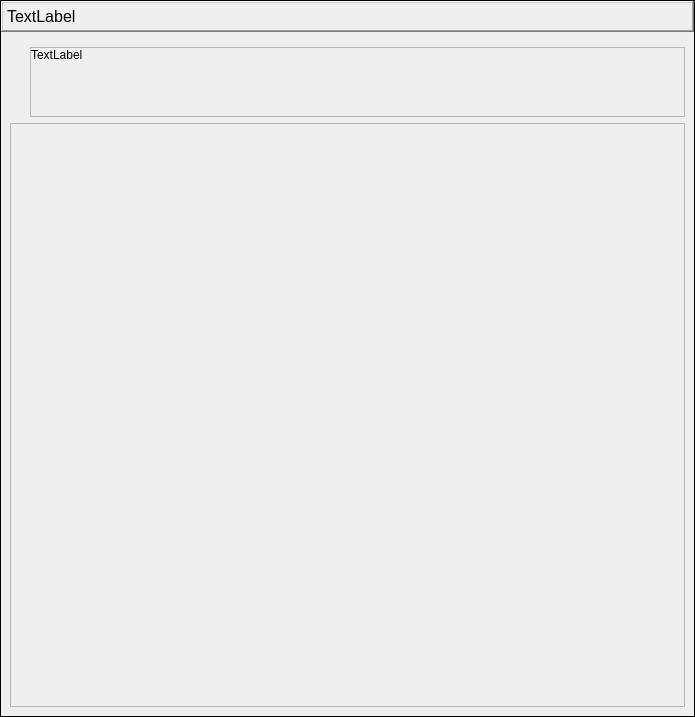
<?xml version="1.0" encoding="UTF-8"?>
<ui version="4.0">
 <class>Form</class>
 <widget class="QDialog" name="Form">
  <property name="geometry">
   <rect>
    <x>0</x>
    <y>0</y>
    <width>695</width>
    <height>717</height>
   </rect>
  </property>
  <property name="windowTitle">
   <string>Form</string>
  </property>
  <layout class="QHBoxLayout" name="horizontalLayout">
   <property name="spacing">
    <number>0</number>
   </property>
   <property name="leftMargin">
    <number>0</number>
   </property>
   <property name="topMargin">
    <number>0</number>
   </property>
   <property name="rightMargin">
    <number>0</number>
   </property>
   <property name="bottomMargin">
    <number>0</number>
   </property>
   <item>
    <widget class="QFrame" name="frame">
     <property name="contextMenuPolicy">
      <enum>Qt::ActionsContextMenu</enum>
     </property>
     <property name="autoFillBackground">
      <bool>false</bool>
     </property>
     <property name="styleSheet">
      <string notr="true"/>
     </property>
     <property name="frameShape">
      <enum>QFrame::Box</enum>
     </property>
     <layout class="QVBoxLayout" name="verticalLayout_3" stretch="0,0">
      <property name="leftMargin">
       <number>0</number>
      </property>
      <property name="topMargin">
       <number>0</number>
      </property>
      <property name="rightMargin">
       <number>0</number>
      </property>
      <property name="bottomMargin">
       <number>0</number>
      </property>
      <item>
       <widget class="QLabel" name="lblTitle">
        <property name="maximumSize">
         <size>
          <width>16777215</width>
          <height>16777215</height>
         </size>
        </property>
        <property name="font">
         <font>
          <pointsize>12</pointsize>
         </font>
        </property>
        <property name="frameShape">
         <enum>QFrame::WinPanel</enum>
        </property>
        <property name="frameShadow">
         <enum>QFrame::Raised</enum>
        </property>
        <property name="text">
         <string>TextLabel</string>
        </property>
        <property name="alignment">
         <set>Qt::AlignLeading|Qt::AlignLeft|Qt::AlignTop</set>
        </property>
       </widget>
      </item>
      <item>
       <layout class="QVBoxLayout" name="verticalLayout" stretch="0,1,0">
        <property name="leftMargin">
         <number>9</number>
        </property>
        <property name="topMargin">
         <number>9</number>
        </property>
        <property name="rightMargin">
         <number>9</number>
        </property>
        <property name="bottomMargin">
         <number>9</number>
        </property>
        <item>
         <layout class="QHBoxLayout" name="horizontalLayout_4" stretch="0,0">
          <item>
           <layout class="QVBoxLayout" name="verticalLayout_2">
            <property name="spacing">
             <number>0</number>
            </property>
            <item>
             <layout class="QVBoxLayout" name="iconHolder">
              <property name="spacing">
               <number>0</number>
              </property>
             </layout>
            </item>
            <item>
             <spacer name="verticalSpacer">
              <property name="orientation">
               <enum>Qt::Vertical</enum>
              </property>
              <property name="sizeHint" stdset="0">
               <size>
                <width>20</width>
                <height>40</height>
               </size>
              </property>
             </spacer>
            </item>
           </layout>
          </item>
          <item>
           <widget class="QScrollArea" name="scrollArea">
            <property name="widgetResizable">
             <bool>true</bool>
            </property>
            <widget class="QWidget" name="scrollAreaWidgetContents">
             <property name="geometry">
              <rect>
               <x>0</x>
               <y>0</y>
               <width>643</width>
               <height>69</height>
              </rect>
             </property>
             <layout class="QVBoxLayout" name="verticalLayout_4">
              <property name="spacing">
               <number>0</number>
              </property>
              <property name="leftMargin">
               <number>0</number>
              </property>
              <property name="topMargin">
               <number>0</number>
              </property>
              <property name="rightMargin">
               <number>0</number>
              </property>
              <property name="bottomMargin">
               <number>0</number>
              </property>
              <item>
               <widget class="QLabel" name="lblMessage">
                <property name="sizePolicy">
                 <sizepolicy hsizetype="Preferred" vsizetype="Minimum">
                  <horstretch>0</horstretch>
                  <verstretch>0</verstretch>
                 </sizepolicy>
                </property>
                <property name="text">
                 <string>TextLabel</string>
                </property>
                <property name="alignment">
                 <set>Qt::AlignLeading|Qt::AlignLeft|Qt::AlignTop</set>
                </property>
               </widget>
              </item>
             </layout>
            </widget>
           </widget>
          </item>
         </layout>
        </item>
        <item>
         <widget class="QScrollArea" name="scrollArea_2">
          <property name="maximumSize">
           <size>
            <width>16777215</width>
            <height>16777215</height>
           </size>
          </property>
          <property name="sizeAdjustPolicy">
           <enum>QAbstractScrollArea::AdjustToContents</enum>
          </property>
          <property name="widgetResizable">
           <bool>true</bool>
          </property>
          <property name="alignment">
           <set>Qt::AlignCenter</set>
          </property>
          <widget class="QWidget" name="scrollAreaWidgetContents_2">
           <property name="geometry">
            <rect>
             <x>0</x>
             <y>0</y>
             <width>673</width>
             <height>571</height>
            </rect>
           </property>
           <layout class="QVBoxLayout" name="verticalLayout_6">
            <item>
             <layout class="QVBoxLayout" name="layout_results" stretch=""/>
            </item>
           </layout>
          </widget>
         </widget>
        </item>
        <item>
         <layout class="QHBoxLayout" name="buttonsLayout"/>
        </item>
       </layout>
      </item>
     </layout>
    </widget>
   </item>
  </layout>
 </widget>
 <resources/>
 <connections/>
</ui>
